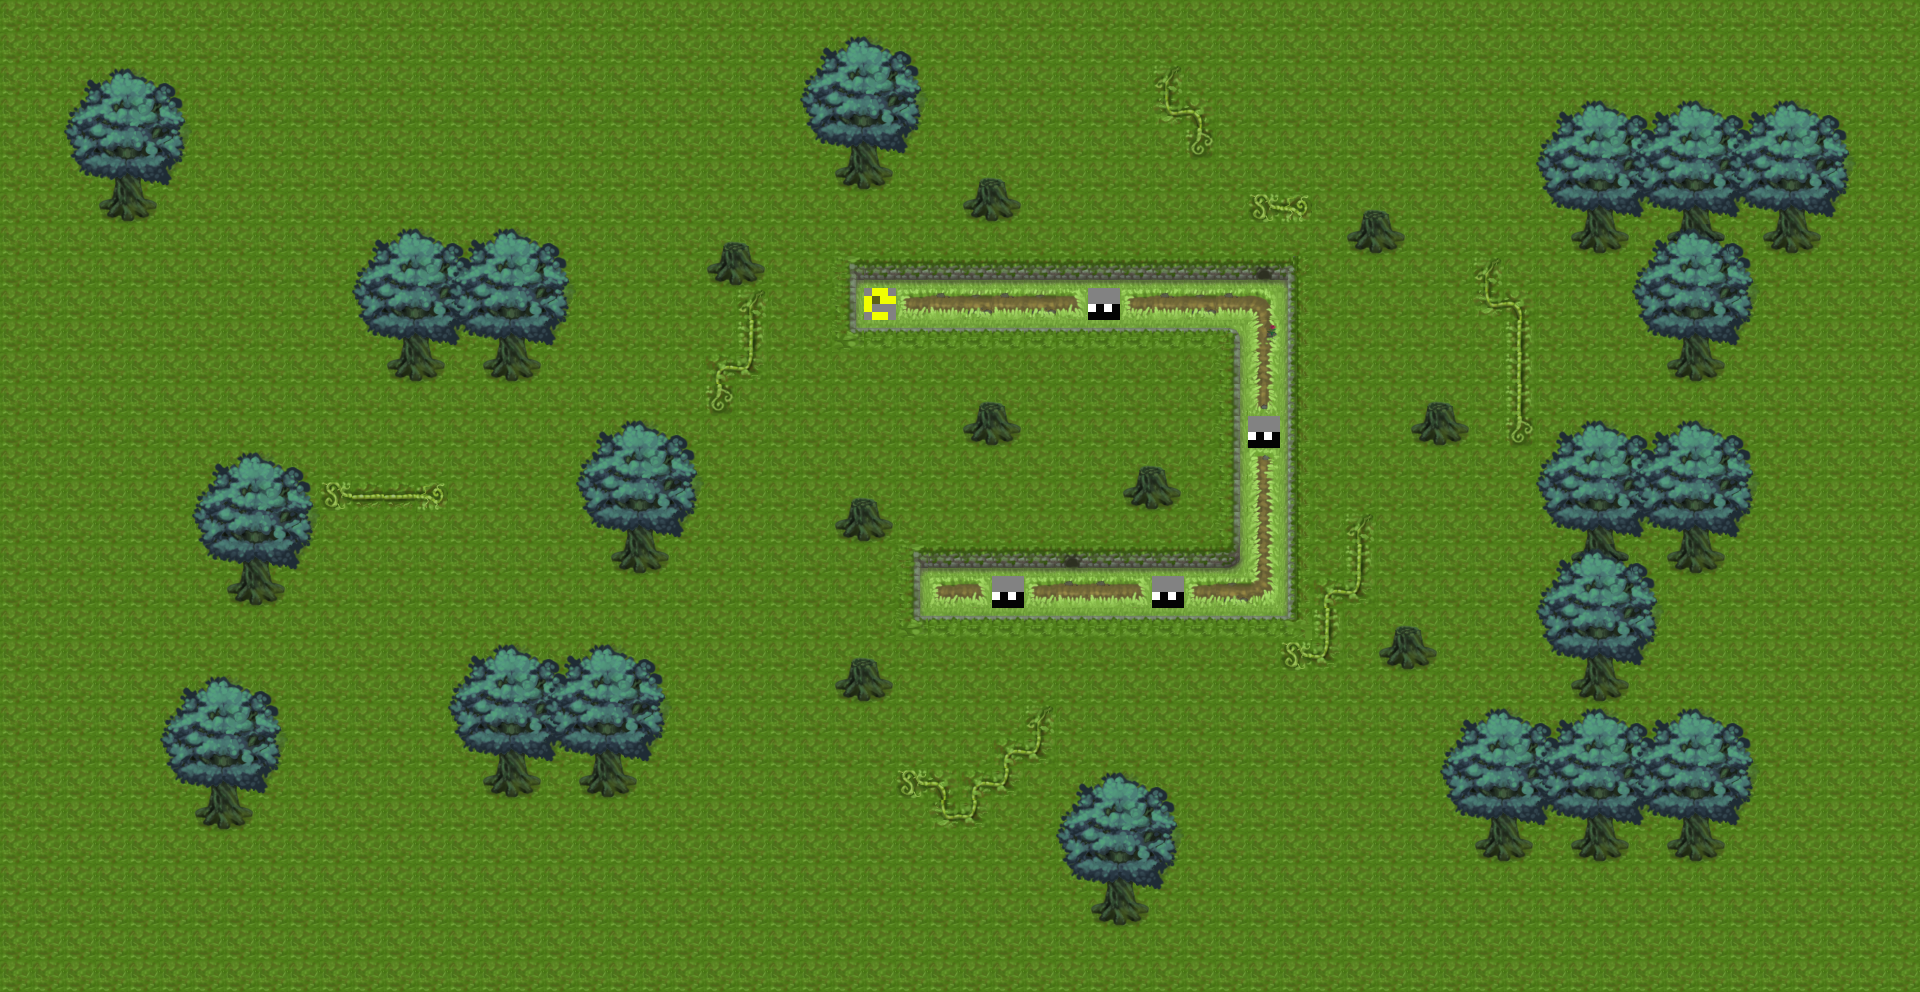

This game map was drawn from its Tiled (.tmx) file and the tilesets committed beside it. A one-line description and the trimmed map source follow:
An orthogonal 60x31 tile map with 32x32 px tiles, 2 tile layers (background, THE_ONE_LAYER).

<map version="1.0" orientation="orthogonal" width="60" height="31" tilewidth="32" tileheight="32">
 <tileset firstgid="1" name="tilemap_garden" tilewidth="32" tileheight="32">
  <image source="../Textures/tilemap_garden.png" width="960" height="960" />
 </tileset>
 <layer name="background" width="60" height="31">
  <data>[1860 cells, 1 non-empty, 1 distinct tile ids]</data>
 </layer>
 <layer name="THE_ONE_LAYER" width="60" height="31">
  <data>[1860 cells, 1860 non-empty, 64 distinct tile ids]</data>
 </layer>
 <objectgroup name="collision" width="60" height="31" />
 <objectgroup name="object" width="60" height="31" />
</map>
